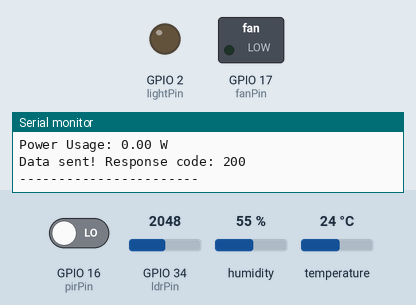
Simulated run of this sketch. Board: ESP32. Parts: switched loads named in the sketch (green lamp = pin HIGH), output pins drawn as LEDs (lit = HIGH), the last lines printed to the serial monitor. The test bench sets the inputs (shaded band); at power-on: temperature 24 °C, GPIO 16 (pirPin) LOW, GPIO 34 (ldrPin) = 2048, humidity 55 %. WiFi joins after 1.5 s; servers stay silent unless stated; uploads are accepted with an empty reply.

Above: at 2.7 s.
2.8 s: temperature set to 27.7 °C
8.6 s: temperature set to 28.5 °C
At 13.0 s:
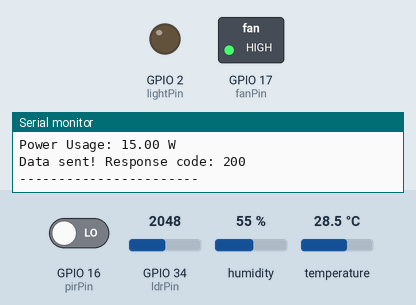
14.4 s: GPIO 16 (pirPin) driven HIGH
23.8 s: GPIO 34 (ldrPin) set to 1937
At 28.3 s:
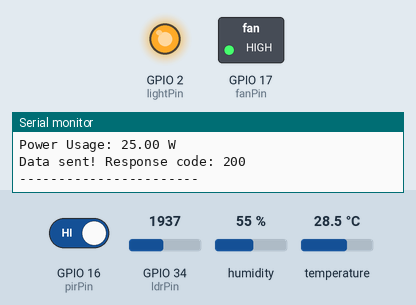
29.6 s: temperature set to 24.5 °C
35.4 s: temperature set to 23.6 °C
At 39.3 s:
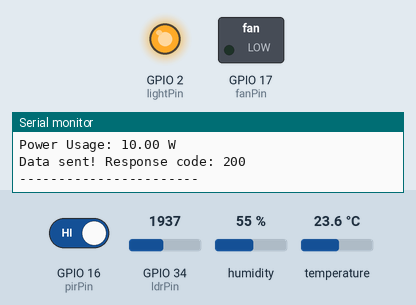
Timing chart, 0 to 40.8 s (numbered marks = the images above; inputs shaded):
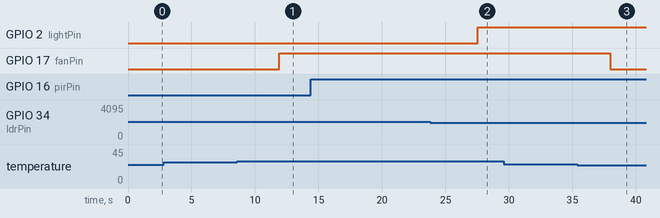

Measured:
- the behaviour switches between 28 and 28.1 °C on temperature (found by bisection; images 0 and 1)
- the behaviour switches between 2000 and 1999 on GPIO 34 (ldrPin) (found by bisection; images 1 and 2)
- the behaviour switches between 24 and 23.9 °C on temperature (found by bisection; images 2 and 3)
- after the input at 8.6 s, GPIO 17 (fanPin): LOW → HIGH after 3.3 s
- after the input at 23.8 s, GPIO 2 (lightPin): LOW → HIGH after 3.8 s
- after the input at 35.4 s, GPIO 17 (fanPin): HIGH → LOW after 2.6 s

The sketch:

sketch.ino
```cpp
#include "DHT.h"
#include <WiFi.h>
#include <HTTPClient.h>
#include <WiFiClientSecure.h>

int lightPin = 2;
int fanPin = 17;
int pirPin = 16;
int dhtPin = 15;
int ldrPin = 34;

DHT dht(dhtPin, DHT22);

const char* ssid = "Wokwi-GUEST";
const char* password = "";

const char* serverUrl = "https://smartspace-iot-live.loca.lt/api/telemetry";

void setup() {
  Serial.begin(115200);
  pinMode(lightPin, OUTPUT);
  pinMode(fanPin, OUTPUT);
  pinMode(pirPin, INPUT);
  dht.begin();

  Serial.println("SmartSpace ESP32 is alive!");
  Serial.print("Connecting to Wi-Fi");
  WiFi.begin(ssid, password);
  while (WiFi.status() != WL_CONNECTED) {
    delay(500);
    Serial.print(".");
  }
  Serial.println();
  Serial.println("Wi-Fi connected!");
  Serial.print("IP address: ");
  Serial.println(WiFi.localIP());
}

void loop() {
  int motionDetected = digitalRead(pirPin);
  float temperature = dht.readTemperature();
  int lightLevel = analogRead(ldrPin);

  bool occupied = (motionDetected == HIGH);
  bool lowLight = (lightLevel < 2000);
  bool lightOn = (occupied && lowLight);
  digitalWrite(lightPin, lightOn ? HIGH : LOW);

  static bool fanOn = false;
  if (temperature > 28.0) {
    fanOn = true;
  } else if (temperature < 24.0) {
    fanOn = false;
  }
  digitalWrite(fanPin, fanOn ? HIGH : LOW);

  float simulatedPower = 0;
  if (lightOn) simulatedPower += 10.0;
  if (fanOn) simulatedPower += 15.0;
  float powerInKw = simulatedPower / 1000.0;

  Serial.println(occupied ? "Room Status: OCCUPIED" : "Room Status: UNOCCUPIED");
  Serial.print("Temperature: "); Serial.print(temperature); Serial.println(" C");
  Serial.print("Light Level: "); Serial.println(lightLevel);
  Serial.println(lightOn ? "Light: ON" : "Light: OFF");
  Serial.println(fanOn ? "Fan: ON" : "Fan: OFF");
  Serial.print("Power Usage: "); Serial.print(simulatedPower); Serial.println(" W");

  if (WiFi.status() == WL_CONNECTED) {
    WiFiClientSecure client;
    client.setInsecure();   // skips certificate checking, simplifies HTTPS setup

    HTTPClient http;
    http.begin(client, serverUrl);
    http.addHeader("Content-Type", "application/json");

    String jsonPayload = "{";
    jsonPayload += "\"room_id\":\"cse-lab-302\",";
    jsonPayload += "\"occupancy\":" + String(occupied ? 1 : 0) + ",";
    jsonPayload += "\"temperature\":" + String(temperature) + ",";
    jsonPayload += "\"light_intensity\":" + String(lightLevel) + ",";
    jsonPayload += "\"lights_on\":" + String(lightOn ? "true" : "false") + ",";
    jsonPayload += "\"fans_on\":" + String(fanOn ? "true" : "false") + ",";
    jsonPayload += "\"fan_speed\":" + String(fanOn ? 2 : 0) + ",";
    jsonPayload += "\"power_consumption\":" + String(powerInKw, 3);
    jsonPayload += "}";

    int httpResponseCode = http.POST(jsonPayload);

    if (httpResponseCode > 0) {
      Serial.print("Data sent! Response code: ");
      Serial.println(httpResponseCode);
    } else {
      Serial.print("Error sending data: ");
      Serial.println(httpResponseCode);
    }
    http.end();
  }

  Serial.println("-----------------------");
  delay(5000);
}
```
